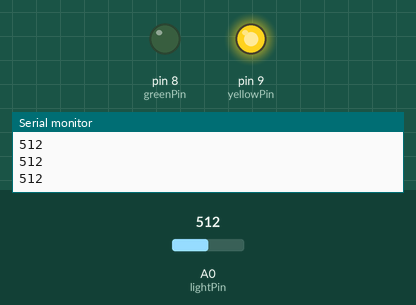
Recording of a sketch running on a simulated Arduino Uno, built with avr-gcc and run on an emulated ATmega328P. On the bench: output pins drawn as LEDs (lit = HIGH), the last lines printed to the serial monitor. Inputs (shaded band) come from the test bench; at power-on: A0 (lightPin) = 512.

Above: at 1.2 s.
1.3 s: A0 (lightPin) set to 108
2.8 s: A0 (lightPin) set to 95
At 4.0 s:
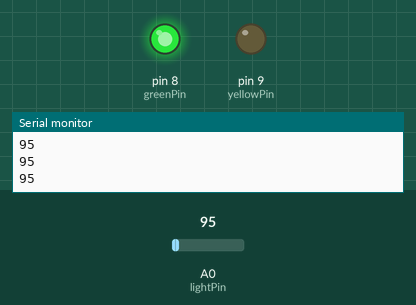
4.3 s: A0 (lightPin) set to 122
At 5.3 s:
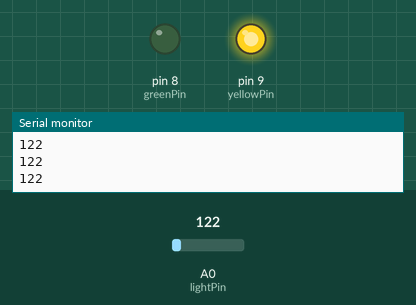
5.8 s: A0 (lightPin) set to 90
At 6.5 s:
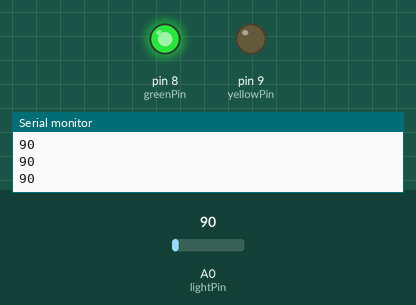
Timing chart, 0 to 8.3 s (numbered marks = the images above; inputs shaded):
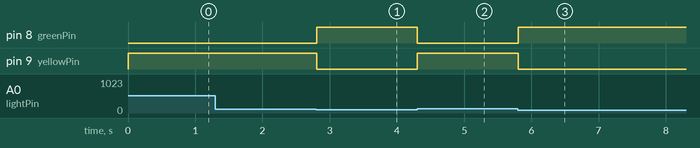

Measured:
- the behaviour switches between 100 and 99 on A0 (lightPin) (found by bisection; images 0 and 1)
- after the input at 2.8 s, pin 8 (greenPin): LOW → HIGH at once; pin 9 (yellowPin): HIGH → LOW at once
- after the input at 4.3 s, pin 8 (greenPin): HIGH → LOW at once; pin 9 (yellowPin): LOW → HIGH at once
- after the input at 5.8 s, pin 8 (greenPin): LOW → HIGH at once; pin 9 (yellowPin): HIGH → LOW at once

The sketch:

sketch_photoresistor.ino
```cpp
/* Arduino Tutorial  25: Photoresitors | Paul McWhorter */

int lightPin = A0;
int lightVal;
int delayTime = 100;

int greenPin = 8; // green led for day
int yellowPin = 9; // yellow led for night

void setup() {
  // put your setup code here, to run once:
  pinMode(lightPin, INPUT);
  pinMode(greenPin, OUTPUT);
  pinMode(yellowPin, OUTPUT);
  Serial.begin(9600);
}

void loop() {
  // put your main code here, to run repeatedly:
  lightVal = analogRead(lightPin);
  Serial.println(lightVal);
  //delay(delayTime);

  if (lightVal < 100) {
    digitalWrite(greenPin, HIGH);
    digitalWrite(yellowPin, LOW);
    } else {
      digitalWrite(yellowPin, HIGH);
      digitalWrite(greenPin, LOW);
      }
}
```
